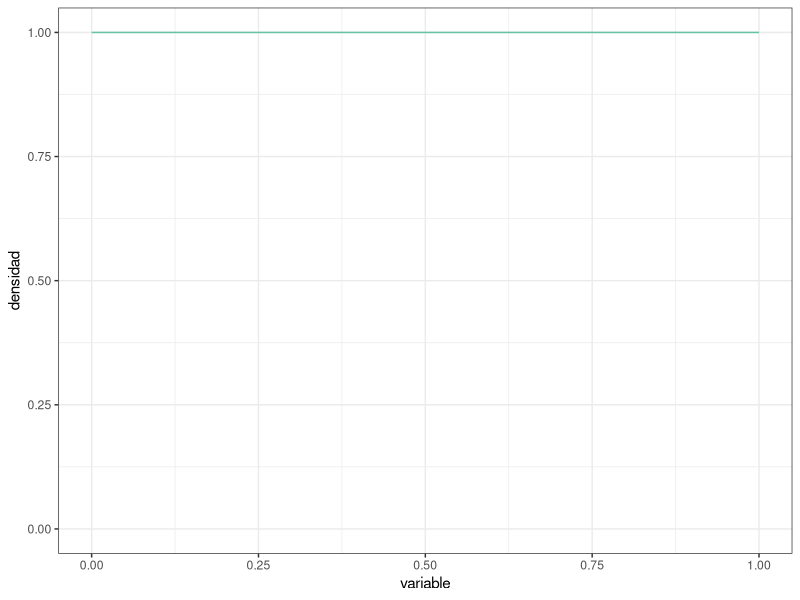
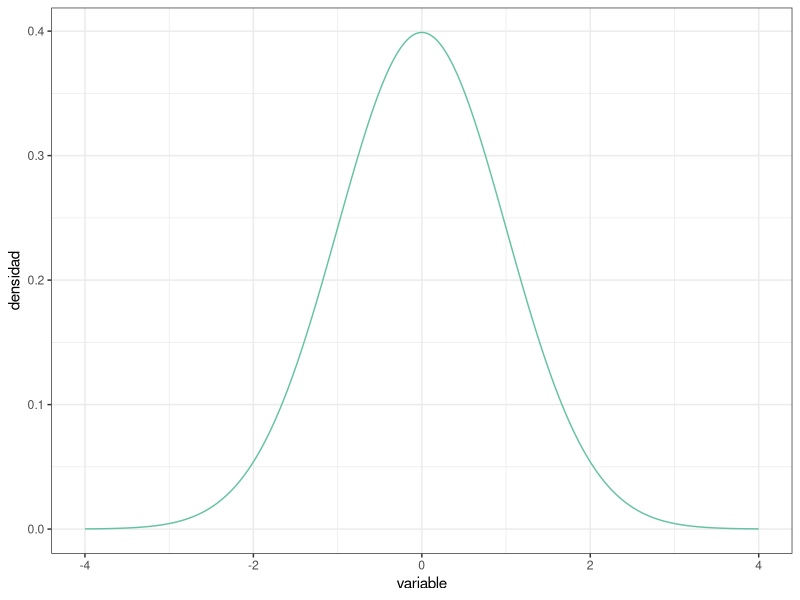
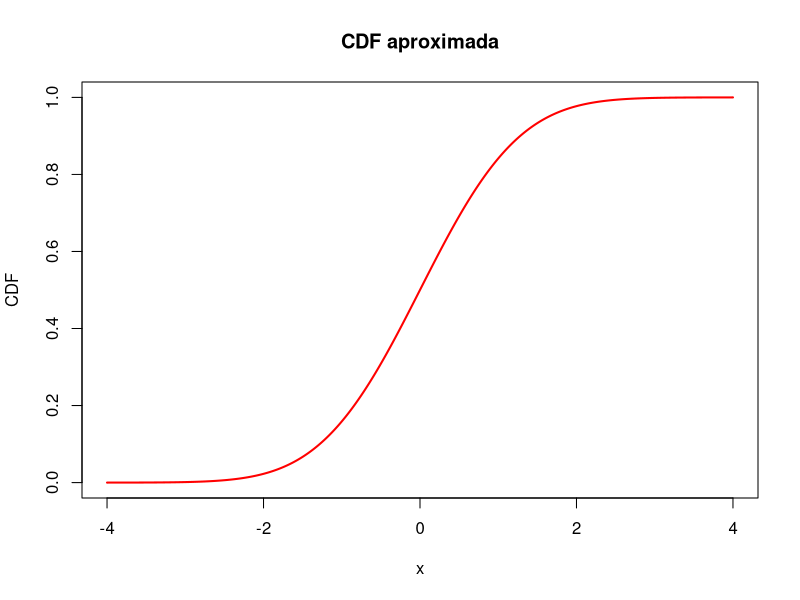
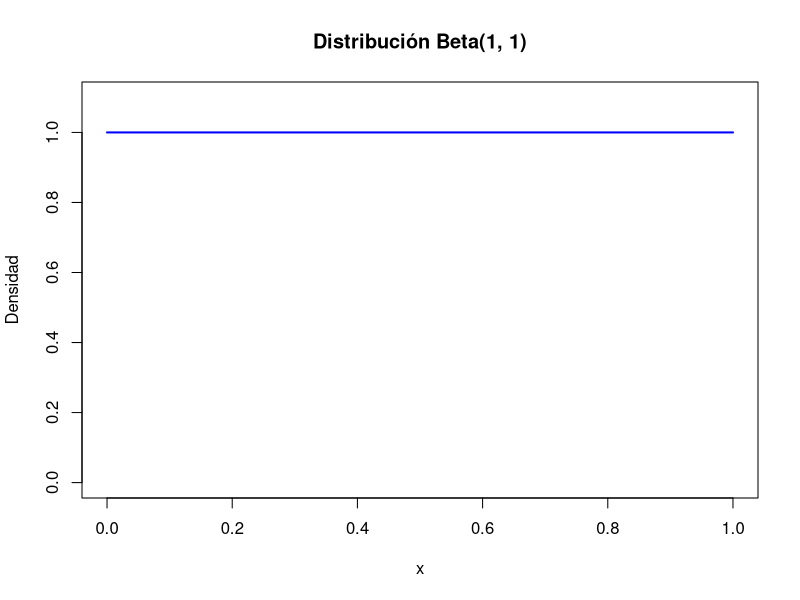
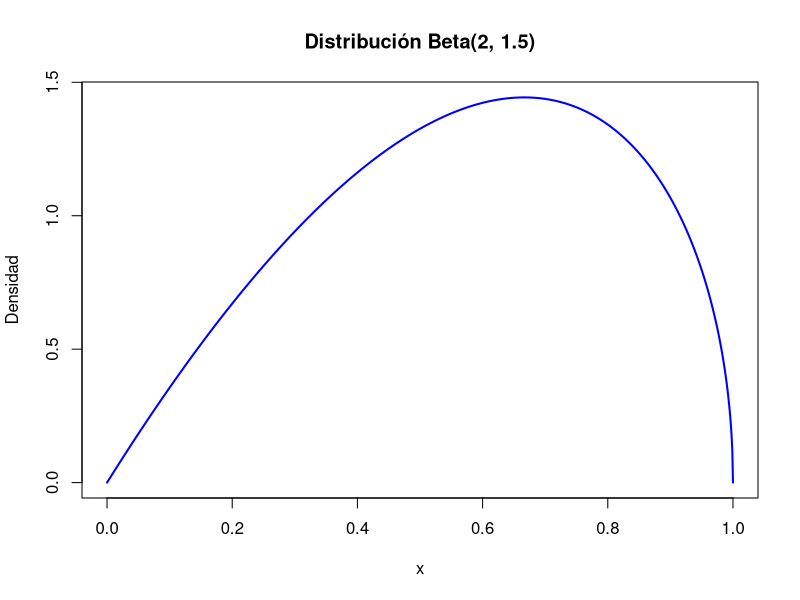
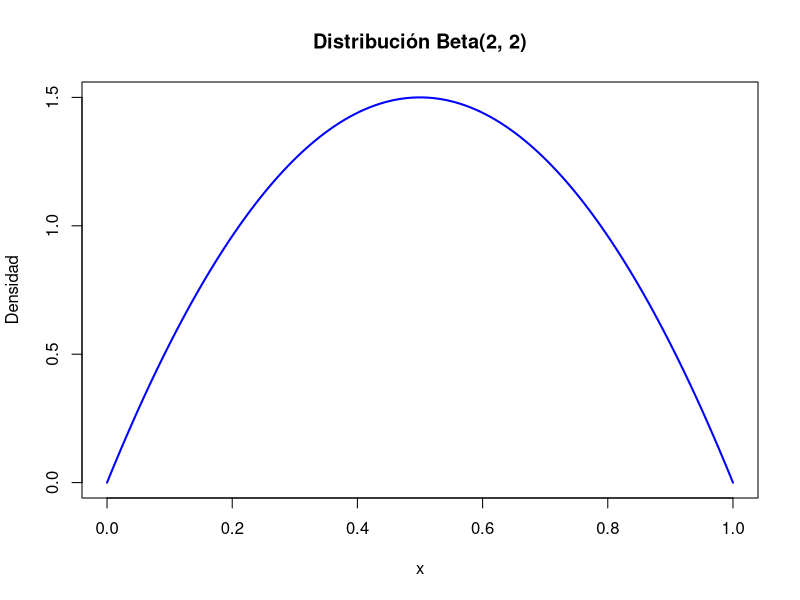
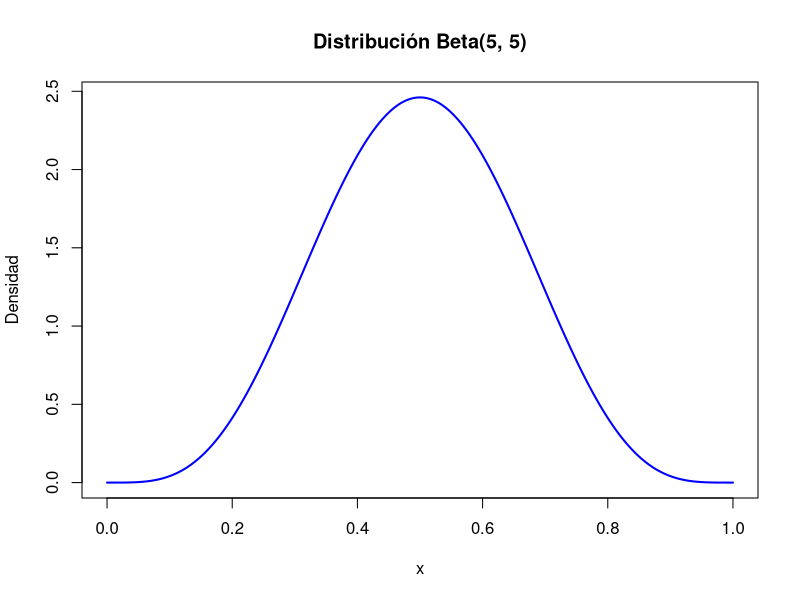
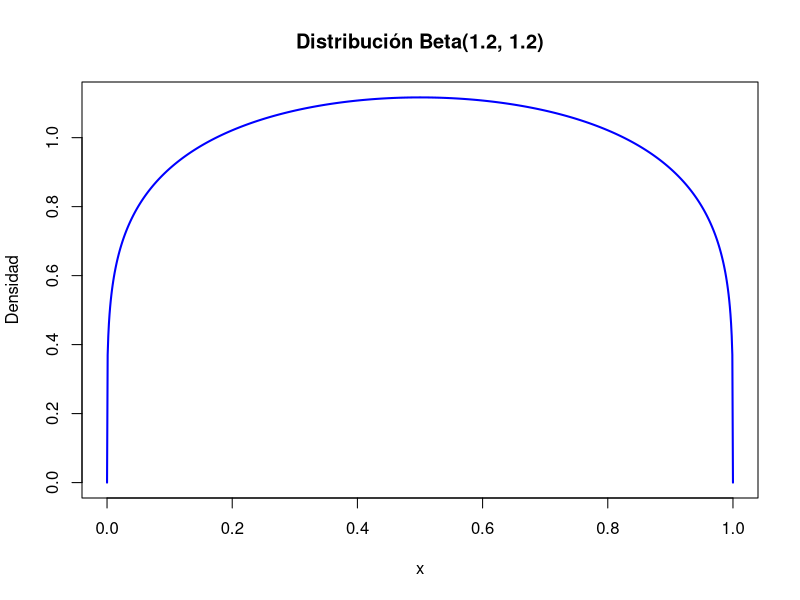

R code for these plots, in order:
## ---- chunk 1
#| message: false

# Paquetes:
library(tidyverse)
library(RColorBrewer)


# Configuración de la salida gráfica:

PALETA <- brewer.pal(8, "Set2") # Colores por defecto
color_defecto  <- PALETA[1]
options(ggplot2.discrete.colour = PALETA)

theme_set(theme_bw()) # Tema "neutro" para la representación gráfica
## ---- chunk 2
PREC     <- 1e-3 # Precisión para representar la función de densidad (milésimas)
DENS_INF <- 0    # Rango inferior de la función de densidad
DENS_SUP <- 1    # Rango superior de la función de densidad

uniforme <- tibble( # Esta función crea un "data.frame" o tabla de datos
  variable = seq(from = DENS_INF, to = DENS_SUP, by = PREC),
  densidad = variable |> dunif(min = DENS_INF, max = DENS_SUP)
)

uniforme |> glimpse() # Muestra el objeto con los datos, contiene 2 columnas 

uniforme |> # Usando la tabla de datos antes creada, crea un objeto gráfico
  ggplot(mapping = aes(x = variable, y = densidad)) + # "Mapea" columnas a
                                                      #   coordenadas
  geom_line(color = color_defecto) + # Representa mediante una línea continua
  
  ylim( # Fija el límite inferior a 0 para mostrar el eje y completo:
    0,  # (Usa la propia distribución para establecer el límite superior)
    uniforme |> pull(densidad) |> max()
  )
## ---- chunk 3
DENS_INF <- -4 # Usamos un rango más adecuado para la normal estandarizada
DENS_SUP <-  4

normal <- tibble( # Reutilizamos `PREC` del "chunk" de código anterior
  variable = seq(from = DENS_INF, to = DENS_SUP, by = PREC),
  densidad = variable |> dnorm()
)

# Al cubrir la distribución el rango desde 0 hasta el máximo, en este caso no
#   es necesario establecer los límites manualmente
normal |>
  ggplot(mapping = aes(x = variable, y = densidad)) +
  geom_line(color = color_defecto)
## ---- chunk 4
uniforme |> summarize(integral = PREC * sum(densidad))
## ---- chunk 5
uniforme |> summarize(
  integral = PREC * (sum(densidad) - 0.5 * (first(densidad) + last(densidad)))
)
## ---- chunk 6
normal |> summarize(
  integral = sum(densidad) * PREC
)
## ---- chunk 7
tibble( # Ampliando el rango a [-10, 10]:
  variable = seq(from = -10, to = 10, by = PREC),
  densidad = variable |> dnorm()
) |>
  summarize(integral = sum(densidad) * PREC)

tibble( # Usando precisión de "millonésimas":
  variable = seq(from = DENS_INF, to = DENS_SUP, by = 1e-6),
  densidad = variable |> dnorm()
) |>
  summarize(integral = sum(densidad) * 1e-6) # Misma precisión en la integral
## ---- chunk 8
uniforme |> summarize(
  integral = PREC * sum(densidad),
  integral = integral / integral # Normalización
)

normal |> summarize(
  integral = PREC * sum(densidad),
  integral = integral / integral # Normalización
)
## ---- chunk 9
dnorm(0) # valor maximo para la distibucion normal
## ---- chunk 10
dunif(0.5, min = 0, max = 1) # valor maximo para la distibucion uniforme
## ---- chunk 11
dnorm(0,0,0.1)
## ---- chunk 12
dunif(0.25, min = 0, max = 0.5)
## ---- chunk 13
x <- seq(-4, 4, PREC)
densidad <- dnorm(x)
cdf_aproximada <- cumsum(densidad) * PREC
plot(x, cdf_aproximada, type = "l", col = "red", lwd = 2,
     main = "CDF aproximada",
     xlab = "x", ylab = "CDF")


## ---- chunk 14
x <- seq(-4, 4, 1e-3)
densidad <- dnorm(x)
valor_esperado <- sum(x*densidad)*1e-3
cat("El valor esperado es", valor_esperado, "\n")
## ---- chunk 15
x <- seq(0, 1, 1e-3)
y <- dbeta(x, shape1 = 1, shape2 = 1)
plot(x, y, type = "l", col = "blue", lwd = 2,
     main = "Distribución Beta(1, 1)",
     xlab = "x", ylab = "Densidad", ylim=c(0,1.1) )
## ---- chunk 16
x <- seq(0, 1, 1e-3)
y <- dbeta(x, shape1 = 2, shape2 = 1.5)
plot(x, y, type = "l", col = "blue", lwd = 2,
     main = "Distribución Beta(2, 1.5)",
     xlab = "x", ylab = "Densidad")
## ---- chunk 17
x <- seq(0, 1, 1e-3)
y <- dbeta(x, shape1 = 2, shape2 = 2)
plot(x, y, type = "l", col = "blue", lwd = 2,
     main = "Distribución Beta(2, 2)",
     xlab = "x", ylab = "Densidad")
## ---- chunk 18
x <- seq(0, 1, 1e-3)
y <- dbeta(x, shape1 = 5, shape2 = 5)
plot(x, y, type = "l", col = "blue", lwd = 2,
     main = "Distribución Beta(5, 5)",
     xlab = "x", ylab = "Densidad")
## ---- chunk 19
x <- seq(0, 1, 1e-3)
y <- dbeta(x, shape1 = 1.2, shape2 = 1.2)
plot(x, y, type = "l", col = "blue", lwd = 2,
     main = "Distribución Beta(1.2, 1.2)",
     xlab = "x", ylab = "Densidad")
## ---- chunk 20
x <- seq(0, 1, 1e-3)
y <- dbeta(x, shape1 = 0.8, shape2 = 0.8)
plot(x, y, type = "l", col = "blue", lwd = 2,
     main = "Distribución Beta(0.8, 0.8)",
     xlab = "x", ylab = "Densidad")
## ---- chunk 21
theta <- seq(0, 1, 1e-3)
densidad_prior <- dbeta(theta, shape1 = 1, shape2 = 1)
plot(theta, densidad_prior, type = "l", col = "blue", lwd = 2,
     main = "Distribución previa Beta(1, 1)",
     xlab = "Tasa de aceptación (theta)", ylab = "Densidad",ylim=c(0,1.1))

## ---- chunk 22
aceptacion_muestra <- tibble(
  id_participante   = 1:22,
  resp_descarga_app = c(
    "Si", "Si", "No", "No", "Si", "Si", "Si", "Si", "No", "Si", "Si",
    "Si", "Si", "Si", "Si", "Si", "No", "Si", "No", "Si", "Si", "Si"
  )
)
frecuencias <- aceptacion_muestra%>%count(resp_descarga_app)
print(frecuencias)
## ---- chunk 23
theta <- seq(0, 1, PREC)
densidad_prior <- dbeta(theta, shape1 = 1, shape2 = 1)
densidad_posterior <- dbeta(theta, shape1 = 18, shape2 = 6)
plot(theta, densidad_prior, type = "l", col = "blue", lwd = 2,
     main = "Distribución Previa y Posterior",
     xlab = expression(theta), ylab = "Densidad", ylim = c(0,5))
lines(theta, densidad_posterior, col = "red", lwd = 2)
par(xpd = TRUE)
legend("bottomleft",inset = c(-0.1,- 0.5), cex = 0.7,legend = c("Distribución Previa (Beta(1,1))", 
                              "Distribución Posterior (Beta(18,6))"),
       col = c("blue", "red"), lwd = 2)

## ---- chunk 24
cat("La media es", 18 / (18 + 6), "\n")
cat("La moda es", (18 - 1) / (18 + 6 - 2), "\n")

## ---- chunk 25
aceptacion_muestra_2 <- tibble(
  id_participante   = 1:113,
  resp_descarga_app = c(
    "Si", "Si", "No", "No", "Si", "Si", "Si", "Si", "No", "Si", "Si",
    "Si", "Si", "Si", "Si", "Si", "No", "Si", "No", "Si", "Si", "Si", 
    "No", "Si", "Si", "Si", "Si", "No", "No", "Si", "No", "Si", "Si", 
    "Si", "Si", "Si", "No", "Si", "No", "No", "Si", "No", "Si", "Si", 
    "No", "No", "No", "Si", "No", "No", "Si", "Si", "No", "No", "Si", 
    "No", "Si", "No", "No", "No", "Si", "Si", "No", "Si", "Si", "No", 
    "Si", "Si", "No", "Si", "Si", "No", "Si", "No", "Si", "No", "Si", 
    "No", "No", "No", "Si", "Si", "No", "No", "Si", "Si", "No", "No", 
    "No", "Si", "Si", "No", "Si", "Si", "No", "Si", "Si", "Si", "Si", 
    "No", "Si", "No", "No", "No", "No", "No", "Si", "No", "No", "Si", 
    "Si", "Si", "Si"
  )
)
frecuencias <- aceptacion_muestra_2%>%count(resp_descarga_app)
print(frecuencias)
## ---- chunk 26
theta <- seq(0, 1, 1e-3)
densidad_prior_1 <- dbeta(theta, shape1 = 1, shape2 = 1)
densidad_prior_2 <- dbeta(theta, shape1 = 18, shape2 = 6)
densidad_posterior <- dbeta(theta, shape1 = 83, shape2 = 54)
plot(theta, densidad_prior_2, type = "l", col = "blue", lwd = 2,
     main = "Distribución Previa y Posterior",
     xlab = expression(theta), ylab = "Densidad", ylim = c(0,10))
lines(theta, densidad_posterior, col = "red", lwd = 2)
lines(theta, densidad_prior_1, col = "green", lwd = 2)
par(xpd = TRUE)
legend("bottomleft",inset = c(-0.1,- 0.5), cex = 0.6,legend = c("Distribución Previa 1 (Beta(1,1))","Distribución Previa 2 (Beta(18,6))", 
                              "Distribución Posterior (Beta(83,54))"),
       col = c("green","blue", "red"), lwd = 2)

cat("La media es", 83 / (83 + 54), "\n")
cat("La moda es", (83 - 1) / (83+54 - 2), "\n")

## ---- chunk 27
aceptacion_muestra_total <- bind_rows(
  aceptacion_muestra, aceptacion_muestra_2
) |>
  mutate(id_participante = row_number()) # Los ID están colapsados en una serie
## ---- chunk 28
theta <- seq(0, 1, 1e-3)
densidad_prior <- dbeta(theta, shape1 = 18, shape2 = 6)
densidad_posterior <- dbeta(theta, shape1 = 83, shape2 = 54)
densidad_post_2 <- dbeta(theta, shape1 = 83, shape2 = 54)
plot(theta, densidad_prior, type = "l", col = "blue", lwd = 2,
     main = "Distribución Previa y Posterior",
     xlab = expression(theta), ylab = "Densidad", ylim = c(0,10))
lines(theta, densidad_posterior, col = "red", lwd = 2)
lines(theta, densidad_post_2, col = "green", lwd = 2)
par(xpd = TRUE)
legend("bottomleft",inset = c(-0.1,- 0.3), cex = 0.7,legend = c("Distribución Previa (Beta(18,6))", 
                              "Distribución Posterior (Beta(83,54))", "Distribución Posterior 2 (Beta(83,54))"),
       col = c("blue", "red","green"), lwd = 2)

cat("La media es", 83 / (83 + 54), "\n")
cat("La moda es", (83 - 1) / (83+54 - 2), "\n")
## ---- chunk 29
clase_1 <- tibble(
  id     = 1:27,
  tiempo = c(
    242, 249, 278, 273, 227, 257, 276, 236, 214, 141, 200, 201, 
    228, 271, 160, 275, 156, 246, 293, 306, 263, 247, 224, 160, 277, 
    168, 250
  )
)

clase_2 <- tibble(
  id     = 1:24,
  tiempo = c(
    195, 176, 237, 258, 226, 254, 292, 212, 215, 298, 235, 244, 
    144, 227, 166, 194, 261, 187, 224, 233, 180, 167, 193, 282
  )
)
datos_totales <- bind_rows(clase_1, clase_2)
media1 <- mean(clase_1$tiempo)
media2 <- mean(clase_2$tiempo)
media_muestral <- mean(datos_totales$tiempo)
varianza_muestral <- var(datos_totales$tiempo)
cat("Media clase 1:", media1, "\n")
cat("Media clase 2:", media2, "\n")
cat("Media muestral:", media_muestral, "\n")
cat("Varianza muestral:", varianza_muestral, "\n")
## ---- chunk 30
n <- datos_totales |> nrow()
media_previa <-247
varianza_previa <-1156
sigma <- (varianza_previa * varianza_muestral)/(varianza_previa*n + varianza_muestral) 
mu <- (varianza_muestral * media_previa + varianza_previa*n*media_muestral)/(varianza_muestral + varianza_previa*n) 
cat("Distribución posterior: Normal(", round(mu, 2), ",", round(sqrt(sigma), 2), ")\n")
## ---- chunk 31
x <- seq(media_previa - 4 * sqrt(varianza_previa), media_previa + 4 * sqrt(varianza_previa), by= PREC)
densidad_post <- dnorm(x,mu,sqrt(sigma))
densidad_previa <- dnorm(x, mean = media_previa, sd = sqrt(varianza_previa))
plot(x, densidad_previa, type = "l", col = "blue", lwd = 2, 
     ylab = "Densidad", xlab = "Media",ylim = c(0,0.07), main = "Distribuciones Previa y Posterior")
lines(x, densidad_post, col = "red", lwd = 2)
par(xpd = TRUE)
legend("bottomleft",inset = c(-0.15,- 0.45), cex = 0.7, legend = c("Distribución Previa (Normal(247, 1156))", "Distribución Posterior (Normal(228.4, 36.12))"))
## ---- chunk 32
densidad_final <- dnorm(x,media_muestral,sqrt(varianza_muestral))
valor_esperado_nuevo <- sum(x*densidad_final)*PREC
moda_nueva <- x[which.max(densidad_final)]
cat("El valor esperado es", valor_esperado_nuevo, "y la moda es", moda_nueva)
